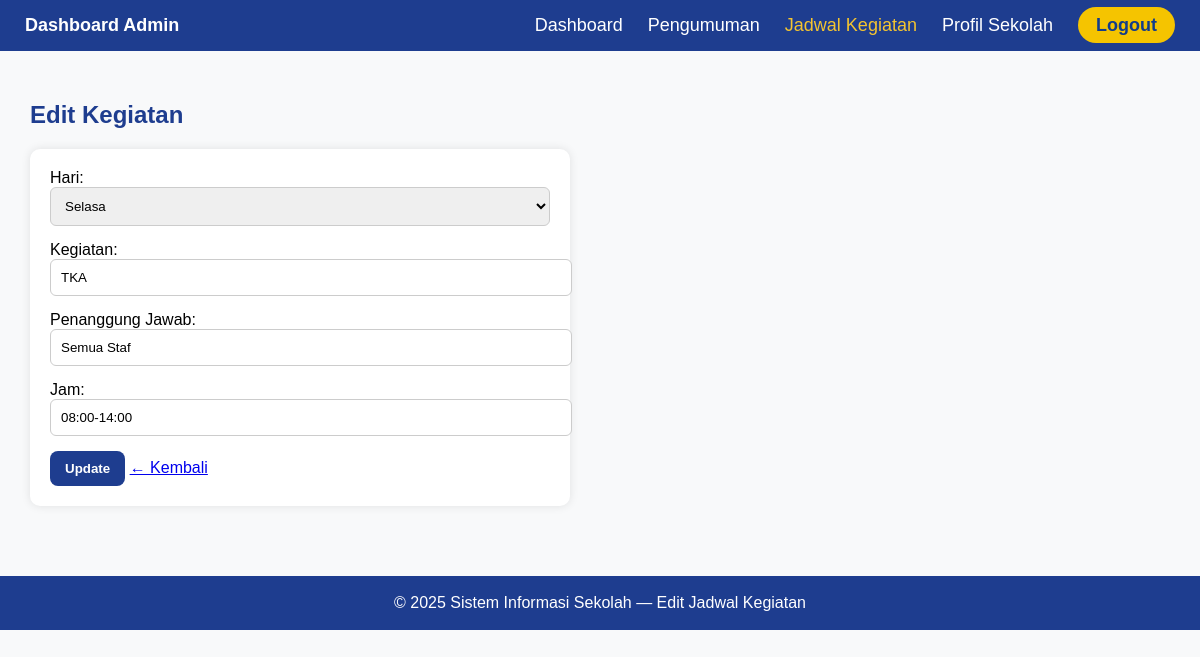
Screenshot of /admin/edit_jadwal.php?id=2 (signed in) with the database file from the repository.
### tables this page shows
CREATE TABLE `jadwal` (
  `id` int(11) NOT NULL,
  `hari` varchar(255) NOT NULL,
  `kegiatan` varchar(255) NOT NULL,
  `penanggung_jawab` varchar(255) NOT NULL,
  `jam` varchar(255) NOT NULL
);

### admin/edit_jadwal.php (the view, shortened to what this page needs)
<?php
include "koneksi.php";
$id = $_GET['id'];
$query = mysqli_query($conn, "SELECT * FROM jadwal WHERE id = '$id'");
$data = mysqli_fetch_assoc($query);
?>
<!DOCTYPE html>
<html>
<head>
</head>
<body>
<div class="navbar">
    <div style="font-weight:bold;">Dashboard Admin</div>
    <div>
        <a href="dashboard.php">Dashboard</a>
        <a href="pengumuman.php">Pengumuman</a>
        <a href="jadwal.php" class="active">Jadwal Kegiatan</a>
        <a href="profil.php">Profil Sekolah</a>
        <a href="logout.php" class="btn-logout">Logout</a>
    </div>
</div>
<div class="content">
    <h2>Edit Kegiatan</h2>
    <form action="" method="post">
        <label>Hari:</label>
        <select name="hari" required>
            <option <?= ($data['hari']=="Selasa" ? "selected":"") ?>>Selasa</option>
        </select>
        <label>Kegiatan:</label>
        <input type="text" name="kegiatan" value="<?= $data['kegiatan'] ?>" required>
        <label>Penanggung Jawab:</label>
        <input type="text" name="pj" value="<?= $data['penanggung_jawab'] ?>" required>
        <label>Jam:</label>
        <input type="text" name="jam" value="<?= $data['jam'] ?>" required>
        <button class="btn-submit" type="submit">Update</button>
        <a class="btn-back" href="jadwal.php">← Kembali</a>
    </form>
</div>
<footer>
    © 2025 Sistem Informasi Sekolah — Edit Jadwal Kegiatan
</footer>
</body>
</html>

### admin/edit_jadwal.php (style rules this page uses)
body { font-family: Arial; background:#f8f9fa; margin:0; }
.navbar { background: #1e3d8f; padding: 15px 25px; color: white; font-size: 18px; display: flex; justify-content: space-between; align-items: center; }
.navbar a { color:white; text-decoration:none; margin-left:20px; }
.navbar a.active { color:#f4c430; }
.content { padding:30px; }
h2 { color:#1e3d8f; }
form { background:white; padding:20px; border-radius:10px; max-width:500px; box-shadow:0 0 10px rgba(0,0,0,0.1); }
input, select { width:100%; padding:10px; margin-bottom:15px; border-radius:6px; border:1px solid #ccc; }
.btn-logout { background: #f5c400; padding: 8px 18px; color: #123c8b !important; border-radius: 25px; font-weight: bold; }
.btn-submit { background:#1e3d8f; color:white; padding:10px 15px; border:none; border-radius:8px; font-weight:bold; cursor:pointer; }
footer { margin-top:40px; background:#1e3d8f; color:white; padding:18px; text-align:center; }

### rows the page displays
jadwal: hari "Selasa", kegiatan "TKA", pj "Semua Staf", jam "08:00-14:00"
